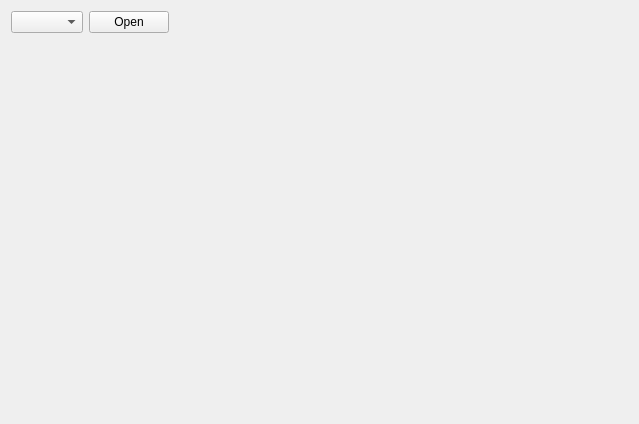
<?xml version="1.0" encoding="UTF-8"?>
<ui version="4.0">
 <class>com</class>
 <widget class="QWidget" name="com">
  <property name="geometry">
   <rect>
    <x>0</x>
    <y>0</y>
    <width>639</width>
    <height>424</height>
   </rect>
  </property>
  <property name="windowTitle">
   <string>Form</string>
  </property>
  <layout class="QVBoxLayout" name="verticalLayout">
   <item>
    <layout class="QHBoxLayout" name="horizontalLayout">
     <item>
      <widget class="QComboBox" name="cb_port"/>
     </item>
     <item>
      <widget class="QPushButton" name="btn_open">
       <property name="text">
        <string>Open</string>
       </property>
      </widget>
     </item>
     <item>
      <spacer name="horizontalSpacer">
       <property name="orientation">
        <enum>Qt::Horizontal</enum>
       </property>
       <property name="sizeHint" stdset="0">
        <size>
         <width>40</width>
         <height>20</height>
        </size>
       </property>
      </spacer>
     </item>
    </layout>
   </item>
   <item>
    <spacer name="verticalSpacer">
     <property name="orientation">
      <enum>Qt::Vertical</enum>
     </property>
     <property name="sizeHint" stdset="0">
      <size>
       <width>20</width>
       <height>40</height>
      </size>
     </property>
    </spacer>
   </item>
  </layout>
 </widget>
 <resources/>
 <connections/>
</ui>
